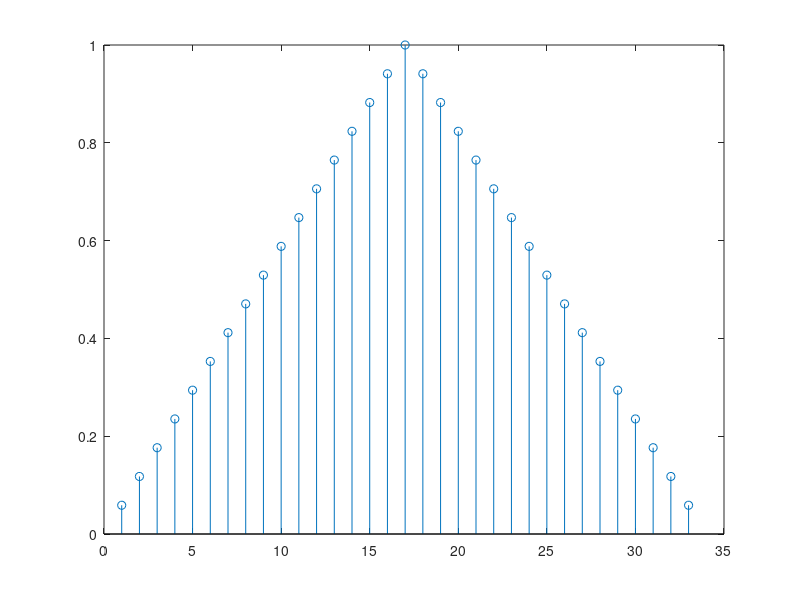

This chart was generated by the following MATLAB code:
clear all;
close all
clc
%%
M = 16;
k = -M:M;

janela = 'bartlett'
switch janela
    case 'retangular'
        wk = ones(size(k));
        %subplot(311)
        
    case 'bartlett'
        wk = 1-abs(k)/(M+1);
        %subplot(312)
        
    case 'hamming'
        wk = 0.54+0.46*cos(2*pi*k/(2*M+1));
        %subplot(313)
        
end
stem(wk)
%hold on